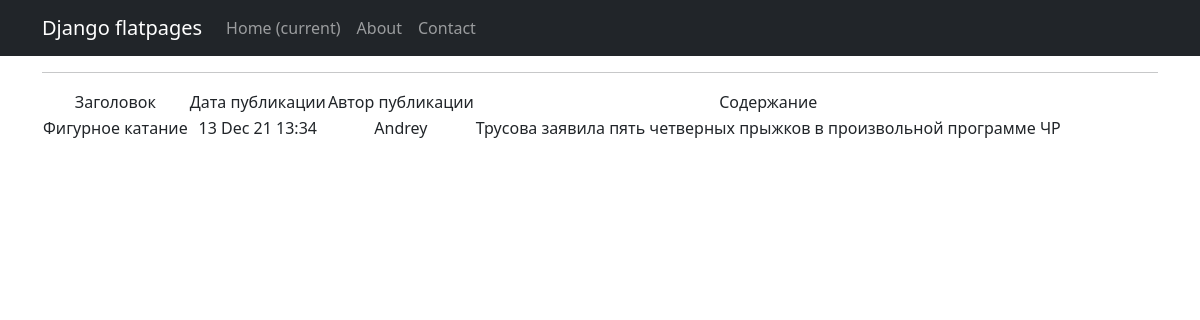
Screenshot of /news/3 with the database file from the repository.
### NewsPortal/models.py (models this page shows, shortened)
class Post(models.Model):
    author = models.ForeignKey(Author, on_delete=models.CASCADE)
    NEWS = 'NW'
    ARTICLE = 'AR'
    CATEGORY_CHOICES = (
        (NEWS, 'Новость'),
        (ARTICLE, 'Статья'),
    )
    categoryType = models.CharField(max_length=2, choices=CATEGORY_CHOICES, default=ARTICLE)
    dateCreation = models.DateTimeField(auto_now_add=True)
    postCategory = models.ManyToManyField(Category, through='postCategory')
    title = models.CharField(max_length=128)
    text = models.TextField()
    rating = models.SmallIntegerField(default=0)

class Author(models.Model):
    authorUser = models.OneToOneField(User, on_delete=models.CASCADE)
    ratingAuthor = models.SmallIntegerField(default=0)

### NewsPortal/views.py (the view)
# urls.py: path('<int:pk>', PostDetail.as_view())      # pk — это первичный ключ товара, который будет выводиться в шаблон
class PostDetail(DetailView):
    model = Post                        # модель чьи объекты выводятся
    template_name = 'news/post.html'    # путь и название шаблона html
    context_object_name = 'post'

### templates/news/post.html (shortened to what this page needs)
{% extends 'flatpages/default.html' %}
{% block content %}
<hr>
    <table>
        <tr>
            <td>
                Заголовок
            </td>
            <td>
                Дата публикации
            </td>
            <td>
                Автор публикации
            </td>
            <td>
                Содержание
            </td>
        </tr>
        <tr>
            <td>
                {{post.title}}
            </td>
            <td>
                {{post.dateCreation|date:'d M y H:i' }}
            </td>
            <td>
                {{post.author.authorUser}}
            </td>
            <td>
                {{post.text}}
            </td>
        </tr>
    </table>
{% endblock content %}

### rows the page displays
Post: title "Фигурное катание", dateCreation "13 Dec 21 13:34", author.authorUser "Andrey", text "Трусова заявила пять четверных прыжков в произвольной программе ЧР"
